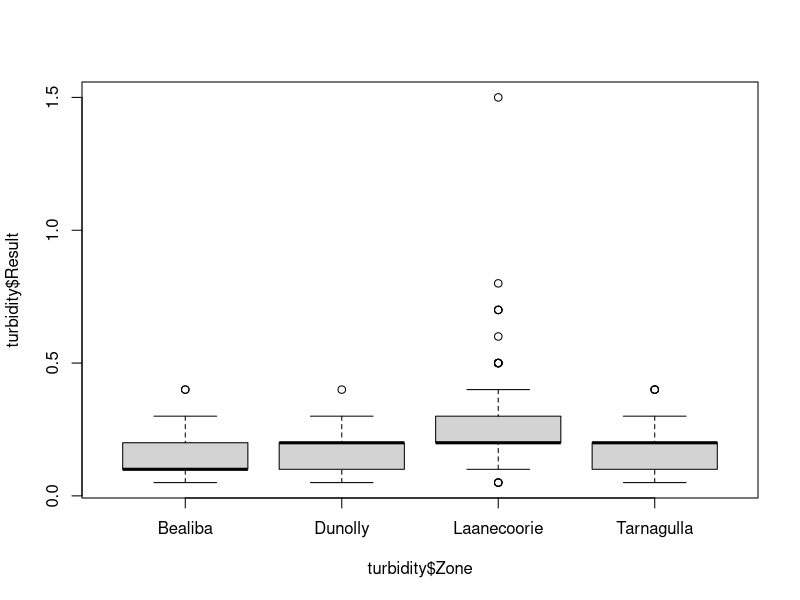
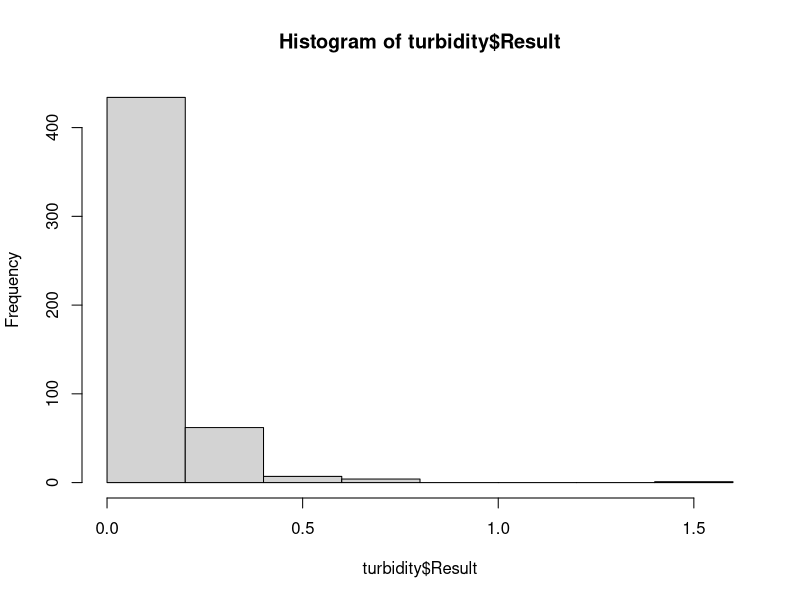

Reproduce these figures in R, in order.
## Cae Study 1: Water Quality Regulations
## Load data
turbidity <- read.csv("session2/turbidity_laanecoorie.csv")

## Inspect data
turbidity
dim(turbidity)

head(turbidity)
tail(turbidity)
View(turbidity)

names(turbidity)

turbidity$Result
turbidity$Date_Sampled

## Convert data
str(turbidity)

turbidity$Date_Sampled <- as.Date(turbidity$Date_Sampled)

## Explore data
table(turbidity$Zone)
unique(turbidity$Zone)

max(turbidity$Result)
range(turbidity$Result)
summary(turbidity$Result)

# Add data
turbidity$Comply <- turbidity$Result <= 5
turbidity$Comply
sum(turbidity$Comply) / nrow(turbidity)

# Subset data
turbidity[1:10, 4:5]
names(turbidity)[4:5]
turbidity[1:10, c("Zone", "Result")]

turbidity$Zone == "Laanecoorie"

laanecoorie <- turbidity[turbidity$Zone == "Laanecoorie", ]
laanecoorie <- subset(turbidity, Zone == "Laanecoorie")
summary(laanecoorie$Result)

# Anlyse data
quantile(turbidity$Result, probs = 0.95, type = 6)

sapply(1:9, function(m) quantile(laanecoorie$Result, 0.95, type = m))

## Visualise data
boxplot(turbidity$Result ~ turbidity$Zone)
hist(turbidity$Result)

